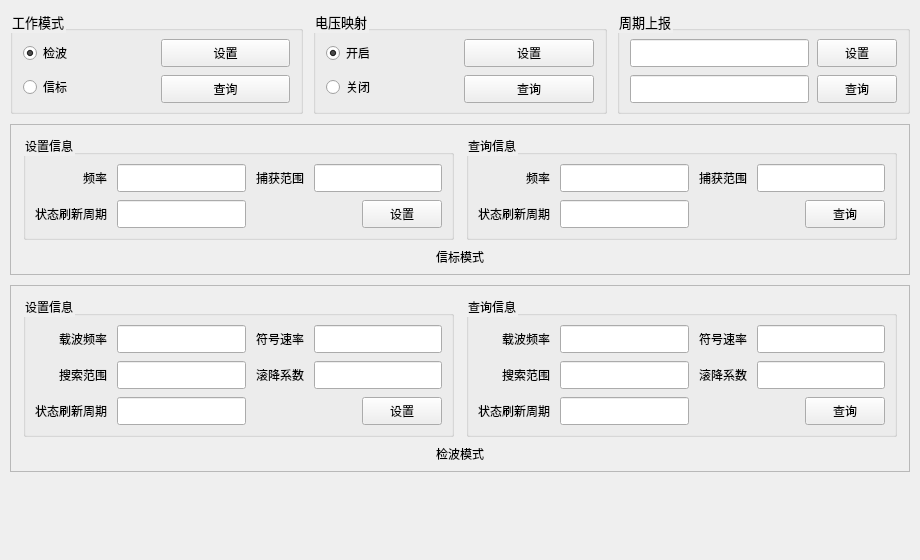
<?xml version="1.0" encoding="UTF-8"?>
<ui version="4.0">
 <class>SatelliteSignalReceiverWidget</class>
 <widget class="QWidget" name="SatelliteSignalReceiverWidget">
  <property name="geometry">
   <rect>
    <x>0</x>
    <y>0</y>
    <width>920</width>
    <height>560</height>
   </rect>
  </property>
  <property name="windowTitle">
   <string>卫星信号接收机</string>
  </property>
  <property name="font">
   <font>
    <pointsize>10</pointsize>
   </font>
  </property>
  <property name="styleSheet">
   <string notr="true">QWidget { color: #000000; }</string>
  </property>
  <layout class="QVBoxLayout" name="layout_page_satellite_signal_receiver">
   <property name="spacing">
    <number>10</number>
   </property>
   <property name="leftMargin">
    <number>10</number>
   </property>
   <property name="topMargin">
    <number>10</number>
   </property>
   <property name="rightMargin">
    <number>10</number>
   </property>
   <property name="bottomMargin">
    <number>10</number>
   </property>
   <item>
    <layout class="QHBoxLayout" name="layout_top_controls" stretch="1,1,1">
     <property name="spacing">
      <number>10</number>
     </property>
     <item>
      <widget class="QGroupBox" name="gb_work_mode">
       <property name="sizePolicy">
        <sizepolicy hsizetype="Expanding" vsizetype="Preferred">
         <horstretch>0</horstretch>
         <verstretch>0</verstretch>
        </sizepolicy>
       </property>
       <property name="title">
        <string>工作模式</string>
       </property>
       <layout class="QHBoxLayout" name="layout_work_mode">
        <property name="spacing">
         <number>8</number>
        </property>
        <property name="leftMargin">
         <number>10</number>
        </property>
        <property name="topMargin">
         <number>8</number>
        </property>
        <property name="rightMargin">
         <number>10</number>
        </property>
        <property name="bottomMargin">
         <number>8</number>
        </property>
        <item>
         <layout class="QVBoxLayout" name="layout_work_mode_radios">
          <item>
           <widget class="QRadioButton" name="rb_work_detect">
            <property name="text">
             <string>检波</string>
            </property>
            <property name="checked">
             <bool>true</bool>
            </property>
           </widget>
          </item>
          <item>
           <widget class="QRadioButton" name="rb_work_beacon">
            <property name="text">
             <string>信标</string>
            </property>
           </widget>
          </item>
         </layout>
        </item>
        <item>
         <layout class="QVBoxLayout" name="layout_work_mode_buttons">
          <item>
           <widget class="QPushButton" name="btn_work_set">
            <property name="minimumSize">
             <size>
              <width>72</width>
              <height>28</height>
             </size>
            </property>
            <property name="text">
             <string>设置</string>
            </property>
           </widget>
          </item>
          <item>
           <widget class="QPushButton" name="btn_work_query">
            <property name="minimumSize">
             <size>
              <width>72</width>
              <height>28</height>
             </size>
            </property>
            <property name="text">
             <string>查询</string>
            </property>
           </widget>
          </item>
         </layout>
        </item>
       </layout>
      </widget>
     </item>
     <item>
      <widget class="QGroupBox" name="gb_voltage_mapping">
       <property name="sizePolicy">
        <sizepolicy hsizetype="Expanding" vsizetype="Preferred">
         <horstretch>0</horstretch>
         <verstretch>0</verstretch>
        </sizepolicy>
       </property>
       <property name="title">
        <string>电压映射</string>
       </property>
       <layout class="QHBoxLayout" name="layout_voltage_mapping">
        <property name="spacing">
         <number>8</number>
        </property>
        <property name="leftMargin">
         <number>10</number>
        </property>
        <property name="topMargin">
         <number>8</number>
        </property>
        <property name="rightMargin">
         <number>10</number>
        </property>
        <property name="bottomMargin">
         <number>8</number>
        </property>
        <item>
         <layout class="QVBoxLayout" name="layout_voltage_radios">
          <item>
           <widget class="QRadioButton" name="rb_voltage_on">
            <property name="text">
             <string>开启</string>
            </property>
            <property name="checked">
             <bool>true</bool>
            </property>
           </widget>
          </item>
          <item>
           <widget class="QRadioButton" name="rb_voltage_off">
            <property name="text">
             <string>关闭</string>
            </property>
           </widget>
          </item>
         </layout>
        </item>
        <item>
         <layout class="QVBoxLayout" name="layout_voltage_buttons">
          <item>
           <widget class="QPushButton" name="btn_voltage_set">
            <property name="minimumSize">
             <size>
              <width>72</width>
              <height>28</height>
             </size>
            </property>
            <property name="text">
             <string>设置</string>
            </property>
           </widget>
          </item>
          <item>
           <widget class="QPushButton" name="btn_voltage_query">
            <property name="minimumSize">
             <size>
              <width>72</width>
              <height>28</height>
             </size>
            </property>
            <property name="text">
             <string>查询</string>
            </property>
           </widget>
          </item>
         </layout>
        </item>
       </layout>
      </widget>
     </item>
     <item>
      <widget class="QGroupBox" name="gb_report_period">
       <property name="sizePolicy">
        <sizepolicy hsizetype="Expanding" vsizetype="Preferred">
         <horstretch>0</horstretch>
         <verstretch>0</verstretch>
        </sizepolicy>
       </property>
       <property name="title">
        <string>周期上报</string>
       </property>
       <layout class="QGridLayout" name="layout_report_period">
        <property name="spacing">
         <number>8</number>
        </property>
        <property name="leftMargin">
         <number>10</number>
        </property>
        <property name="topMargin">
         <number>8</number>
        </property>
        <property name="rightMargin">
         <number>10</number>
        </property>
        <property name="bottomMargin">
         <number>8</number>
        </property>
        <item row="0" column="0">
         <widget class="QLineEdit" name="le_report_period">
          <property name="minimumSize">
           <size>
            <width>100</width>
            <height>28</height>
           </size>
          </property>
          <property name="sizePolicy">
           <sizepolicy hsizetype="Expanding" vsizetype="Fixed">
            <horstretch>0</horstretch>
            <verstretch>0</verstretch>
           </sizepolicy>
          </property>
         </widget>
        </item>
        <item row="0" column="1">
         <widget class="QPushButton" name="btn_report_set">
          <property name="minimumSize">
           <size>
            <width>72</width>
            <height>28</height>
           </size>
          </property>
          <property name="text">
           <string>设置</string>
          </property>
         </widget>
        </item>
        <item row="1" column="0">
         <widget class="QLineEdit" name="le_report_query_period">
          <property name="minimumSize">
           <size>
            <width>100</width>
            <height>28</height>
           </size>
          </property>
          <property name="sizePolicy">
           <sizepolicy hsizetype="Expanding" vsizetype="Fixed">
            <horstretch>0</horstretch>
            <verstretch>0</verstretch>
           </sizepolicy>
          </property>
         </widget>
        </item>
        <item row="1" column="1">
         <widget class="QPushButton" name="btn_report_query">
          <property name="minimumSize">
           <size>
            <width>72</width>
            <height>28</height>
           </size>
          </property>
          <property name="text">
           <string>查询</string>
          </property>
         </widget>
        </item>
       </layout>
      </widget>
     </item>
    </layout>
   </item>
   <item>
    <widget class="QFrame" name="frame_beacon_mode">
     <property name="frameShape">
      <enum>QFrame::StyledPanel</enum>
     </property>
     <property name="frameShadow">
      <enum>QFrame::Plain</enum>
     </property>
     <layout class="QVBoxLayout" name="layout_beacon_mode">
      <property name="spacing">
       <number>8</number>
      </property>
      <property name="leftMargin">
       <number>12</number>
      </property>
      <property name="topMargin">
       <number>10</number>
      </property>
      <property name="rightMargin">
       <number>12</number>
      </property>
      <property name="bottomMargin">
       <number>8</number>
      </property>
      <item>
       <layout class="QHBoxLayout" name="layout_beacon_columns">
        <property name="spacing">
         <number>12</number>
        </property>
        <item>
         <widget class="QGroupBox" name="gb_beacon_set_info">
          <property name="title">
           <string>设置信息</string>
          </property>
          <layout class="QGridLayout" name="grid_beacon_set">
           <property name="horizontalSpacing">
            <number>10</number>
           </property>
           <property name="verticalSpacing">
            <number>8</number>
           </property>
           <item row="0" column="0">
            <widget class="QLabel" name="lbl_beacon_set_freq">
             <property name="text">
              <string>频率</string>
             </property>
             <property name="alignment">
              <set>Qt::AlignRight|Qt::AlignTrailing|Qt::AlignVCenter</set>
             </property>
            </widget>
           </item>
           <item row="0" column="1">
            <widget class="QLineEdit" name="le_beacon_set_freq">
             <property name="minimumSize">
              <size>
               <width>120</width>
               <height>28</height>
              </size>
             </property>
            </widget>
           </item>
           <item row="0" column="2">
            <widget class="QLabel" name="lbl_beacon_set_capture_range">
             <property name="text">
              <string>捕获范围</string>
             </property>
             <property name="alignment">
              <set>Qt::AlignRight|Qt::AlignTrailing|Qt::AlignVCenter</set>
             </property>
            </widget>
           </item>
           <item row="0" column="3">
            <widget class="QLineEdit" name="le_beacon_set_capture_range">
             <property name="minimumSize">
              <size>
               <width>120</width>
               <height>28</height>
              </size>
             </property>
            </widget>
           </item>
           <item row="1" column="0">
            <widget class="QLabel" name="lbl_beacon_set_refresh_period">
             <property name="text">
              <string>状态刷新周期</string>
             </property>
             <property name="alignment">
              <set>Qt::AlignRight|Qt::AlignTrailing|Qt::AlignVCenter</set>
             </property>
            </widget>
           </item>
           <item row="1" column="1">
            <widget class="QLineEdit" name="le_beacon_set_refresh_period">
             <property name="minimumSize">
              <size>
               <width>120</width>
               <height>28</height>
              </size>
             </property>
            </widget>
           </item>
           <item row="1" column="2" colspan="2">
            <layout class="QHBoxLayout" name="layout_beacon_set_button">
             <item>
              <spacer name="spacer_beacon_set_button">
               <property name="orientation">
                <enum>Qt::Horizontal</enum>
               </property>
               <property name="sizeHint" stdset="0">
                <size>
                 <width>40</width>
                 <height>20</height>
                </size>
               </property>
              </spacer>
             </item>
             <item>
              <widget class="QPushButton" name="btn_beacon_set">
               <property name="minimumSize">
                <size>
                 <width>72</width>
                 <height>28</height>
                </size>
               </property>
               <property name="text">
                <string>设置</string>
               </property>
              </widget>
             </item>
            </layout>
           </item>
          </layout>
         </widget>
        </item>
        <item>
         <widget class="QGroupBox" name="gb_beacon_query_info">
          <property name="title">
           <string>查询信息</string>
          </property>
          <layout class="QGridLayout" name="grid_beacon_query">
           <property name="horizontalSpacing">
            <number>10</number>
           </property>
           <property name="verticalSpacing">
            <number>8</number>
           </property>
           <item row="0" column="0">
            <widget class="QLabel" name="lbl_beacon_query_freq">
             <property name="text">
              <string>频率</string>
             </property>
             <property name="alignment">
              <set>Qt::AlignRight|Qt::AlignTrailing|Qt::AlignVCenter</set>
             </property>
            </widget>
           </item>
           <item row="0" column="1">
            <widget class="QLineEdit" name="le_beacon_query_freq">
             <property name="minimumSize">
              <size>
               <width>120</width>
               <height>28</height>
              </size>
             </property>
            </widget>
           </item>
           <item row="0" column="2">
            <widget class="QLabel" name="lbl_beacon_query_capture_range">
             <property name="text">
              <string>捕获范围</string>
             </property>
             <property name="alignment">
              <set>Qt::AlignRight|Qt::AlignTrailing|Qt::AlignVCenter</set>
             </property>
            </widget>
           </item>
           <item row="0" column="3">
            <widget class="QLineEdit" name="le_beacon_query_capture_range">
             <property name="minimumSize">
              <size>
               <width>120</width>
               <height>28</height>
              </size>
             </property>
            </widget>
           </item>
           <item row="1" column="0">
            <widget class="QLabel" name="lbl_beacon_query_refresh_period">
             <property name="text">
              <string>状态刷新周期</string>
             </property>
             <property name="alignment">
              <set>Qt::AlignRight|Qt::AlignTrailing|Qt::AlignVCenter</set>
             </property>
            </widget>
           </item>
           <item row="1" column="1">
            <widget class="QLineEdit" name="le_beacon_query_refresh_period">
             <property name="minimumSize">
              <size>
               <width>120</width>
               <height>28</height>
              </size>
             </property>
            </widget>
           </item>
           <item row="1" column="2" colspan="2">
            <layout class="QHBoxLayout" name="layout_beacon_query_button">
             <item>
              <spacer name="spacer_beacon_query_button">
               <property name="orientation">
                <enum>Qt::Horizontal</enum>
               </property>
               <property name="sizeHint" stdset="0">
                <size>
                 <width>40</width>
                 <height>20</height>
                </size>
               </property>
              </spacer>
             </item>
             <item>
              <widget class="QPushButton" name="btn_beacon_query">
               <property name="minimumSize">
                <size>
                 <width>72</width>
                 <height>28</height>
                </size>
               </property>
               <property name="text">
                <string>查询</string>
               </property>
              </widget>
             </item>
            </layout>
           </item>
          </layout>
         </widget>
        </item>
       </layout>
      </item>
      <item>
       <widget class="QLabel" name="lbl_beacon_mode_title">
        <property name="text">
         <string>信标模式</string>
        </property>
        <property name="alignment">
         <set>Qt::AlignCenter</set>
        </property>
       </widget>
      </item>
     </layout>
    </widget>
   </item>
   <item>
    <widget class="QFrame" name="frame_detect_mode">
     <property name="frameShape">
      <enum>QFrame::StyledPanel</enum>
     </property>
     <property name="frameShadow">
      <enum>QFrame::Plain</enum>
     </property>
     <layout class="QVBoxLayout" name="layout_detect_mode">
      <property name="spacing">
       <number>8</number>
      </property>
      <property name="leftMargin">
       <number>12</number>
      </property>
      <property name="topMargin">
       <number>10</number>
      </property>
      <property name="rightMargin">
       <number>12</number>
      </property>
      <property name="bottomMargin">
       <number>8</number>
      </property>
      <item>
       <layout class="QHBoxLayout" name="layout_detect_columns">
        <property name="spacing">
         <number>12</number>
        </property>
        <item>
         <widget class="QGroupBox" name="gb_detect_set_info">
          <property name="title">
           <string>设置信息</string>
          </property>
          <layout class="QGridLayout" name="grid_detect_set">
           <property name="horizontalSpacing">
            <number>10</number>
           </property>
           <property name="verticalSpacing">
            <number>8</number>
           </property>
           <item row="0" column="0">
            <widget class="QLabel" name="lbl_detect_set_carrier_freq">
             <property name="text">
              <string>载波频率</string>
             </property>
             <property name="alignment">
              <set>Qt::AlignRight|Qt::AlignTrailing|Qt::AlignVCenter</set>
             </property>
            </widget>
           </item>
           <item row="0" column="1">
            <widget class="QLineEdit" name="le_detect_set_carrier_freq">
             <property name="minimumSize">
              <size>
               <width>120</width>
               <height>28</height>
              </size>
             </property>
            </widget>
           </item>
           <item row="0" column="2">
            <widget class="QLabel" name="lbl_detect_set_symbol_rate">
             <property name="text">
              <string>符号速率</string>
             </property>
             <property name="alignment">
              <set>Qt::AlignRight|Qt::AlignTrailing|Qt::AlignVCenter</set>
             </property>
            </widget>
           </item>
           <item row="0" column="3">
            <widget class="QLineEdit" name="le_detect_set_symbol_rate">
             <property name="minimumSize">
              <size>
               <width>120</width>
               <height>28</height>
              </size>
             </property>
            </widget>
           </item>
           <item row="1" column="0">
            <widget class="QLabel" name="lbl_detect_set_search_range">
             <property name="text">
              <string>搜索范围</string>
             </property>
             <property name="alignment">
              <set>Qt::AlignRight|Qt::AlignTrailing|Qt::AlignVCenter</set>
             </property>
            </widget>
           </item>
           <item row="1" column="1">
            <widget class="QLineEdit" name="le_detect_set_search_range">
             <property name="minimumSize">
              <size>
               <width>120</width>
               <height>28</height>
              </size>
             </property>
            </widget>
           </item>
           <item row="1" column="2">
            <widget class="QLabel" name="lbl_detect_set_rolloff">
             <property name="text">
              <string>滚降系数</string>
             </property>
             <property name="alignment">
              <set>Qt::AlignRight|Qt::AlignTrailing|Qt::AlignVCenter</set>
             </property>
            </widget>
           </item>
           <item row="1" column="3">
            <widget class="QLineEdit" name="le_detect_set_rolloff">
             <property name="minimumSize">
              <size>
               <width>120</width>
               <height>28</height>
              </size>
             </property>
            </widget>
           </item>
           <item row="2" column="0">
            <widget class="QLabel" name="lbl_detect_set_refresh_period">
             <property name="text">
              <string>状态刷新周期</string>
             </property>
             <property name="alignment">
              <set>Qt::AlignRight|Qt::AlignTrailing|Qt::AlignVCenter</set>
             </property>
            </widget>
           </item>
           <item row="2" column="1">
            <widget class="QLineEdit" name="le_detect_set_refresh_period">
             <property name="minimumSize">
              <size>
               <width>120</width>
               <height>28</height>
              </size>
             </property>
            </widget>
           </item>
           <item row="2" column="2" colspan="2">
            <layout class="QHBoxLayout" name="layout_detect_set_button">
             <item>
              <spacer name="spacer_detect_set_button">
               <property name="orientation">
                <enum>Qt::Horizontal</enum>
               </property>
               <property name="sizeHint" stdset="0">
                <size>
                 <width>40</width>
                 <height>20</height>
                </size>
               </property>
              </spacer>
             </item>
             <item>
              <widget class="QPushButton" name="btn_detect_set">
               <property name="minimumSize">
                <size>
                 <width>72</width>
                 <height>28</height>
                </size>
               </property>
               <property name="text">
                <string>设置</string>
               </property>
              </widget>
             </item>
            </layout>
           </item>
          </layout>
         </widget>
        </item>
        <item>
         <widget class="QGroupBox" name="gb_detect_query_info">
          <property name="title">
           <string>查询信息</string>
          </property>
          <layout class="QGridLayout" name="grid_detect_query">
           <property name="horizontalSpacing">
            <number>10</number>
           </property>
           <property name="verticalSpacing">
            <number>8</number>
           </property>
           <item row="0" column="0">
            <widget class="QLabel" name="lbl_detect_query_carrier_freq">
             <property name="text">
              <string>载波频率</string>
             </property>
             <property name="alignment">
              <set>Qt::AlignRight|Qt::AlignTrailing|Qt::AlignVCenter</set>
             </property>
            </widget>
           </item>
           <item row="0" column="1">
            <widget class="QLineEdit" name="le_detect_query_carrier_freq">
             <property name="minimumSize">
              <size>
               <width>120</width>
               <height>28</height>
              </size>
             </property>
            </widget>
           </item>
           <item row="0" column="2">
            <widget class="QLabel" name="lbl_detect_query_symbol_rate">
             <property name="text">
              <string>符号速率</string>
             </property>
             <property name="alignment">
              <set>Qt::AlignRight|Qt::AlignTrailing|Qt::AlignVCenter</set>
             </property>
            </widget>
           </item>
           <item row="0" column="3">
            <widget class="QLineEdit" name="le_detect_query_symbol_rate">
             <property name="minimumSize">
              <size>
               <width>120</width>
               <height>28</height>
              </size>
             </property>
            </widget>
           </item>
           <item row="1" column="0">
            <widget class="QLabel" name="lbl_detect_query_search_range">
             <property name="text">
              <string>搜索范围</string>
             </property>
             <property name="alignment">
              <set>Qt::AlignRight|Qt::AlignTrailing|Qt::AlignVCenter</set>
             </property>
            </widget>
           </item>
           <item row="1" column="1">
            <widget class="QLineEdit" name="le_detect_query_search_range">
             <property name="minimumSize">
              <size>
               <width>120</width>
               <height>28</height>
              </size>
             </property>
            </widget>
           </item>
           <item row="1" column="2">
            <widget class="QLabel" name="lbl_detect_query_rolloff">
             <property name="text">
              <string>滚降系数</string>
             </property>
             <property name="alignment">
              <set>Qt::AlignRight|Qt::AlignTrailing|Qt::AlignVCenter</set>
             </property>
            </widget>
           </item>
           <item row="1" column="3">
            <widget class="QLineEdit" name="le_detect_query_rolloff">
             <property name="minimumSize">
              <size>
               <width>120</width>
               <height>28</height>
              </size>
             </property>
            </widget>
           </item>
           <item row="2" column="0">
            <widget class="QLabel" name="lbl_detect_query_refresh_period">
             <property name="text">
              <string>状态刷新周期</string>
             </property>
             <property name="alignment">
              <set>Qt::AlignRight|Qt::AlignTrailing|Qt::AlignVCenter</set>
             </property>
            </widget>
           </item>
           <item row="2" column="1">
            <widget class="QLineEdit" name="le_detect_query_refresh_period">
             <property name="minimumSize">
              <size>
               <width>120</width>
               <height>28</height>
              </size>
             </property>
            </widget>
           </item>
           <item row="2" column="2" colspan="2">
            <layout class="QHBoxLayout" name="layout_detect_query_button">
             <item>
              <spacer name="spacer_detect_query_button">
               <property name="orientation">
                <enum>Qt::Horizontal</enum>
               </property>
               <property name="sizeHint" stdset="0">
                <size>
                 <width>40</width>
                 <height>20</height>
                </size>
               </property>
              </spacer>
             </item>
             <item>
              <widget class="QPushButton" name="btn_detect_query">
               <property name="minimumSize">
                <size>
                 <width>72</width>
                 <height>28</height>
                </size>
               </property>
               <property name="text">
                <string>查询</string>
               </property>
              </widget>
             </item>
            </layout>
           </item>
          </layout>
         </widget>
        </item>
       </layout>
      </item>
      <item>
       <widget class="QLabel" name="lbl_detect_mode_title">
        <property name="text">
         <string>检波模式</string>
        </property>
        <property name="alignment">
         <set>Qt::AlignCenter</set>
        </property>
       </widget>
      </item>
     </layout>
    </widget>
   </item>
   <item>
    <spacer name="spacer_page_bottom">
     <property name="orientation">
      <enum>Qt::Vertical</enum>
     </property>
     <property name="sizeType">
      <enum>QSizePolicy::Expanding</enum>
     </property>
     <property name="sizeHint" stdset="0">
      <size>
       <width>20</width>
       <height>10</height>
      </size>
     </property>
    </spacer>
   </item>
  </layout>
 </widget>
 <resources/>
 <connections/>
</ui>
